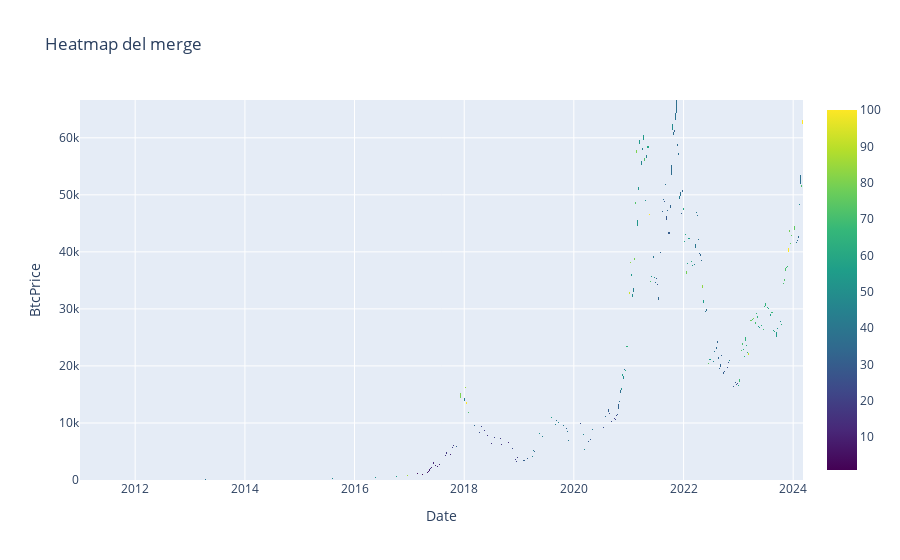

The notebook cell this image was saved under:
### Code cell
heatmap = go.Heatmap(z=mergeTotal["GoogleValues"],
                     x=mergeTotal.index,
                     y=mergeTotal['Price'],
                     colorscale='Viridis')

layout = go.Layout(title='Heatmap del merge', xaxis=dict(title='Date'), yaxis=dict(title='BtcPrice'))

fig = go.Figure(data=[heatmap], layout=layout)

iplot(fig, filename='merge_heatmap.html')

### Figure 1 — Plotly figure (JSON) as saved in the notebook; plotly's stock layout.template omitted (floating-point values rounded to 4 significant figures; data arrays with more than 128 entries replaced by an {"elided": "..."} marker saying what was removed)
{"data": [{"colorscale": [[0, "#440154"], [0.1111, "#482878"], [0.2222, "#3e4989"], [0.3333, "#31688e"], [0.4444, "#26828e"], [0.5556, "#1f9e89"], [0.6667, "#35b779"], [0.7778, "#6ece58"], [0.8889, "#b5de2b"], [1, "#fde725"]], "type": "heatmap", "x": {"elided": "688 str values"}, "y": {"elided": "688 float values"}, "z": {"elided": "688 int values"}}], "layout": {"title": {"text": "Heatmap del merge"}, "xaxis": {"title": {"text": "Date"}}, "yaxis": {"title": {"text": "BtcPrice"}}}}
